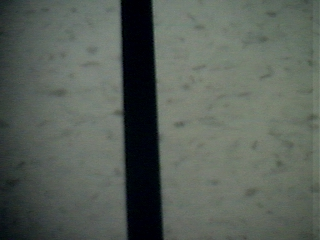
%> input picture work/str.jpg, 320 x 240 px
$ octave path_test1.m   (GNU Octave 9; MATLAB toolbox functions it lacks are replaced by stand-ins)
%> lines starting %> are read from the running program, lines starting %| are printed output that depends on the picture
clc;
clear all;
close all;

x=imread('str.jpg');             %read image
%> x is the input picture: size 240x320x3 uint8; mean R, G, B 88.5, 96.4, 88.9
%imview(x);

                                 %convert to gray scale
y = .2989*x(:,:,1)...
    +.5870*x(:,:,2)...
    +.1140*x(:,:,3);
min(y(:))
%> ans = 0
ans =0;

max(y(:))
%> ans = 136
ans = 255;

    colormap(gray(256));
    imview(y);

%imhist(y);                      %histogram of converted image

                                %Normalization

z=imadjust(y);
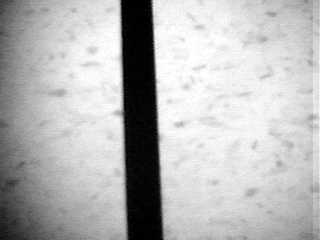
%> z: size 240x320 uint8; min 0, max 255, mean 182.2
%imview(z);
%figure;
%imhist(z);                      %histogram of adjusted image


%edge detection---------------------------------------------------


for i=1:400
    for j=1:600
%> (the run ends here)
